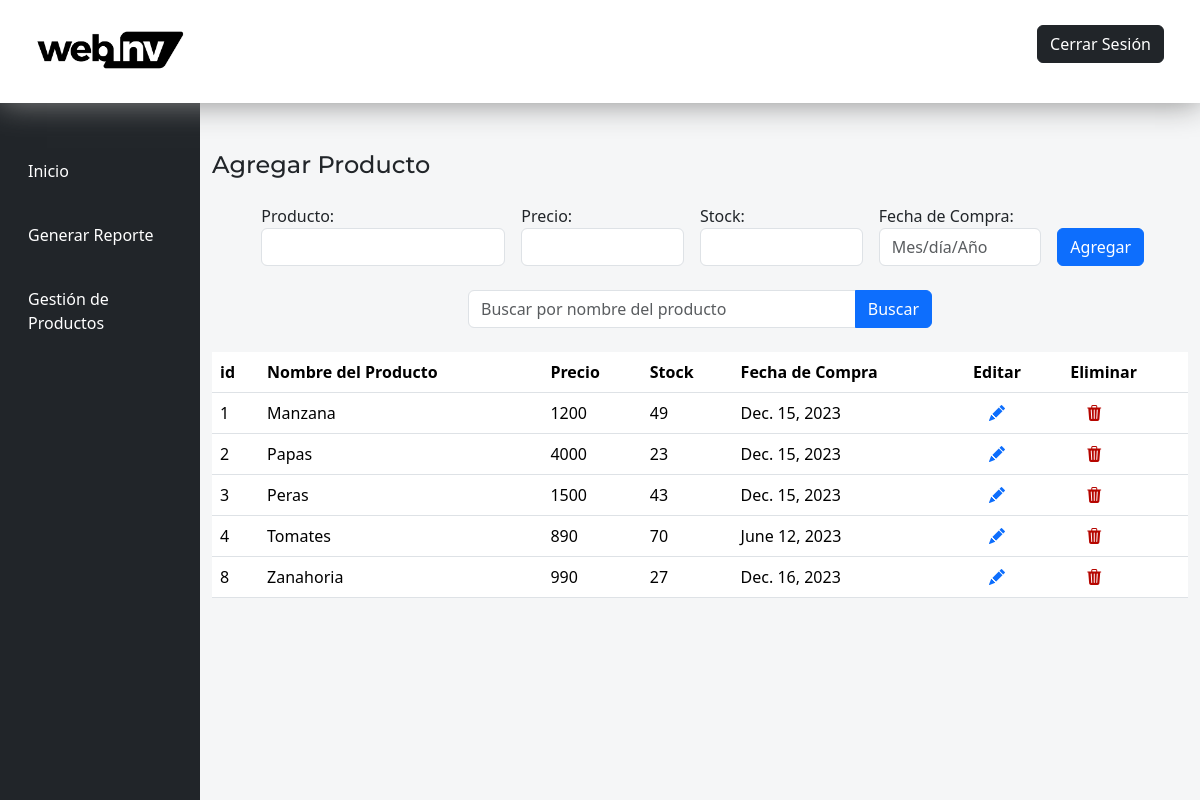
The app's page /gestion/productos with its own data.
### productos/models.py (models this page shows, shortened)
class Producto(models.Model):
    id = models.AutoField(primary_key=True)
    nombre_producto = models.CharField(max_length=50)
    precio = models.IntegerField(default = 0)
    stock = models.IntegerField(default = 0)
    fecha_compra = models.DateField(max_length=50)
    created_at = models.DateTimeField(auto_now_add = True)

### web/views.py (the view)
# urls.py: path('gestion/productos',views.gestion_productos,name='gestion_productos'),
def gestion_productos(request):
    productos = Producto.objects.all()
    if request.method == 'POST':
        form = RegisterForm(request.POST)
        if form.is_valid():
            nombre_producto = form.cleaned_data['nombre_producto']
            precio = form.cleaned_data['precio']
            stock = form.cleaned_data['stock']
            fecha_compra = form.cleaned_data['fecha_compra']
            product = Producto(nombre_producto=nombre_producto, precio=precio, stock=stock, fecha_compra=fecha_compra)
            product.save()
    else:
        form = RegisterForm()
    query = request.GET.get('search')
    if query:
        productos = Producto.objects.filter(nombre_producto__startswith=query)
    form = RegisterForm()
    return render(request, 'web/gestionproductos.html', {
        'productos': productos,
        'form': form,
    })

### web/templates/web/gestionproductos.html (shortened to what this page needs)
{% extends 'base/baseindex.html' %}
{% load static %}
{% block content_index %}
    <div class="row mt-5">
        <h4>Agregar Producto</h4>
    </div>
    <form method="post" class="d-flex mt-3 gap-3 justify-content-center">
        <div class="col-3">
            <label for="{{ form.nombre_producto.id_for_label }}">Producto:</label>
            {{ form.nombre_producto }}
        </div>
        <div class="col-2">
            <label for="{{ form.precio.id_for_label }}">Precio:</label>
            {{ form.precio }}
        </div>
        <div class="col-2">
            <label for="{{ form.stock.id_for_label }}">Stock:</label>
            {{ form.stock }}
        </div>
        <div class="col-2">
            <label for="{{ form.fecha_compra.id_for_label }}">Fecha de Compra:</label>
            {{ form.fecha_compra }}
        </div>
        <div class="col-lg-1 d-flex align-items-end">
            <button type="submit" class="btn btn-primary">Agregar</button>
        </div>
    </form>
    <div class="container mt-4">
        <div class="row">
            <div class="col-md-6 offset-md-3">
                <form method="GET" action="{% url 'gestion_productos' %}">
                    <div class="input-group">
                        <input type="text" name="search" class="form-control" placeholder="Buscar por nombre del producto">
                        <button type="submit" class="btn btn-primary">Buscar</button>
                    </div>
                </form>
            </div>
        </div>
    </div>
    <div class="table-responsive">
        {% if productos %}
            <table class="table mt-4">
                <thead>
                    <tr>
                        <th>id</th>
                        <th>Nombre del Producto</th>
                        <th>Precio</th>
                        <th>Stock</th>
                        <th>Fecha de Compra</th>
                        <th>Editar</th>
                        <th>Eliminar</th>
                    </tr>
                </thead>
                <tbody>
                    {% for producto in productos %}
                    <tr>
                        <td>{{ producto.id }}</td>
                        <td>{{ producto.nombre_producto }}</td>
                        <td>{{ producto.precio }}</td>
                        <td>{{ producto.stock }}</td>
                        <td>{{ producto.fecha_compra }}</td>
                        <td><a class="mx-3" href="{% url 'actualizar_producto' producto.id %}"><i class="bi bi-pencil-fill"></i></a></td>
                        <td><a class="mx-3" href="{% url 'eliminar_producto' producto.id %}"><i class="bi bi-trash3-fill" style="color: #b60600;"></i></a></td>
                    </tr>
                {% endfor %}
                </tbody>
            </table>
        {% else %}
            <p>No se encontraron resultados.</p>
        {% endif %}
    </div>
{% endblock %}

### web/templates/base/baseindex.html
{% extends 'base/base.html' %}
{% load static %}
{% block nav_login_logout %}
    <ul class="d-flex justify-content-center">
        <a class="btn btn-dark btn-presentation-login" href="{% url 'logout_view' %}">Cerrar Sesión</a>
    </ul>
{% endblock %}
{% block content %}
    <div class="row not-p-m">
        <div class="col-lg-2 menu bg-dark">
            <nav class="nav pt-5">
                <ul class="nav flex-column gap-4">
                    <li class="nav-item">
                        <a href="{% url 'index' %}" class="nav-link text-white">Inicio</a>
                    </li>
                    <li class="nav-item">
                        <a href="{% url 'reportes' %}" class="nav-link text-white">Generar Reporte</a>
                    </li>
                    <li class="nav-item">
                        <a href="{% url 'gestion_productos' %}" class="nav-link text-white">Gestión de Productos</a>
                    </li>
                </ul>
            </nav>
        </div>
        <div class="col-lg-10">
            {% block content_index %}
            {% endblock %}
        </div>
    </div>
{% endblock %}

### web/templates/base/base.html (shortened to what this page needs)
<!DOCTYPE html>
<html lang="es">
<head>
    {% load static %}
    <link href="https://cdn.jsdelivr.net/npm/bootstrap@5.3.2/dist/css/bootstrap.min.css" rel="stylesheet">
    <link rel="stylesheet" href="https://cdn.jsdelivr.net/npm/bootstrap-icons@1.11.2/font/bootstrap-icons.min.css">
    <link rel="stylesheet" href="{% static 'web/css/style.css' %}">
</head>
<body>
  <nav class="navbar navbar-expand-md navbar-light">
    <div class="container-fluid">
      <div class="collapse navbar-collapse" id="navbar-toggler">
        <a class="navbar-brand" href="#">
          <img class="" src="{% static 'web/media/logo/logo_webinv.png' %}" alt="Logo de la página" height="45px">
        </a>
        {% block nav_login_logout %}
        {% endblock %}
      </div>
    </div>
  </nav>
  <main class="main align-items-stretch">
    {% block content %}
    {% endblock %}
  </main>
</body>
</html>

### web/static/web/css/style.css (style rules this page uses)
* { margin: 0; padding: 0; }
h1, h2, h3, h4, h5, h6 { font-family: 'Montserrat', sans-serif; }
main { background-color: #f5f6f7; min-height: 450px; }
.navbar { padding: 1.5rem; background-color: #ffffff; box-shadow: 0 0 30px #888888; }
.navbar-collapse { align-items: center; justify-content: space-between; }
.menu { height: calc(100vh - 103px); }
.not-p-m { padding: 0 !important; margin: 0 !important; }

### records on screen
Producto: id "1", nombre_producto "Manzana", precio "1200", stock "49", fecha_compra "Dec. 15, 2023"
Producto: id "2", nombre_producto "Papas", precio "4000", stock "23", fecha_compra "Dec. 15, 2023"
Producto: id "3", nombre_producto "Peras", precio "1500", stock "43", fecha_compra "Dec. 15, 2023"
Producto: id "4", nombre_producto "Tomates", precio "890", stock "70", fecha_compra "June 12, 2023"
Producto: id "8", nombre_producto "Zanahoria", precio "990", stock "27", fecha_compra "Dec. 16, 2023"
